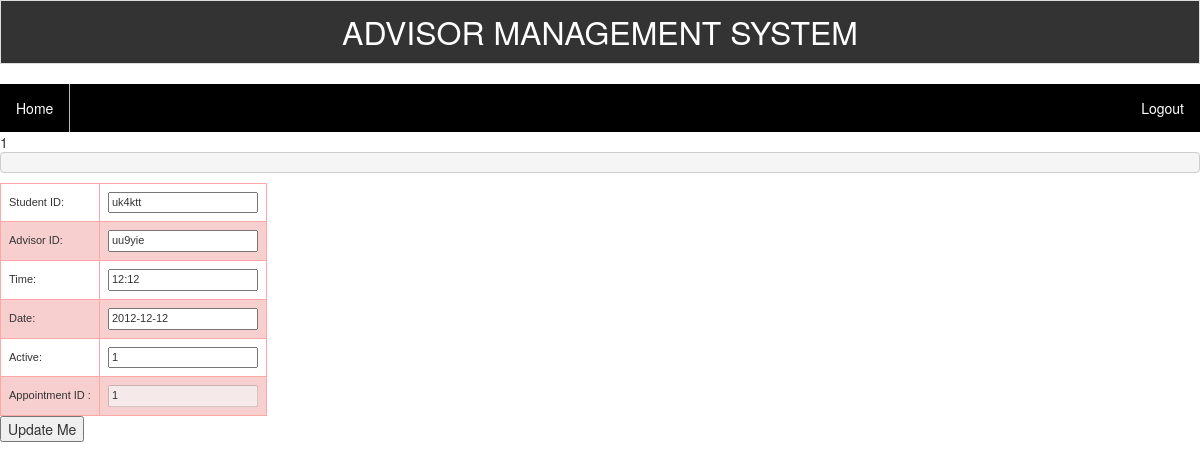
Screenshot of /updateThisAppt.php?ano=1 with the database file from the repository.
### tables this page shows
CREATE TABLE `appt` (
  `ano` int(11) NOT NULL,
  `astudent` varchar(120) NOT NULL,
  `aadvisor` varchar(120) NOT NULL,
  `atime` varchar(11) NOT NULL,
  `ashow` int(1) NOT NULL DEFAULT '0',
  `adate` date NOT NULL,
  `flag` int(10) NOT NULL DEFAULT '0'
);

### db-settings.php (called while the page is built, shortened)
<?php
	$db_table_prefix = "";
?>

### functions.php (called while the page is built, shortened)
<?php
function fetchThisApp($ano)
{
    global $mysqli,$db_table_prefix;
    $stmt = $mysqli->prepare(
        "SELECT
		ano,
		astudent,
		aadvisor,
		atime,
		adate,
		ashow
		FROM ".$db_table_prefix."appt
		where ano = ?
    LIMIT 1"
    );
    $stmt->bind_param("s", $ano);
    $stmt->execute();
    $stmt->bind_result($ano, $astudent, $aadvisor,  $atime, $adate,$ashow);
    $stmt->execute();
    while($stmt->fetch()){
        $row[] = array(
            'ano' => $ano,
            'astudent' => $astudent,
            'aadvisor' => $aadvisor,
            'atime' => $atime,
            'adate' => $adate,
            'ashow' => $ashow
        );
    }
    return ($row);
}

### updateThisAppt.php (the view, shortened to what this page needs)
<?php
require_once("headermenu.php");
echo "
<body>
<div id='left-nav'>";
echo "
</div>
</body>
</html>";
$thisUserID = $_GET['ano'];
$foundUser = fetchThisApp($thisUserID);
echo "<pre>";
echo "</pre>";
?>
<html>
<head>
</head>
<body>
<form name="getUserDetails" method="post" action="processUpdateApp.php">
<table class="table-style-three">
  <?php foreach ($foundUser as $details) { ?>
  <tr><td>Student ID:</td>      <td><input type="text" name="astudent" value="<?php print $details['astudent']; ?>"></td></tr>
  <tr><td>Advisor ID:</td>       <td><input type="text" name="aadvisor" value="<?php print $details['aadvisor']; ?>"></td></tr>
  <tr><td>Time:</td>  <td><input type="text" name="atime" value="<?php print $details['atime']; ?>"></td></tr>
  <tr><td>Date:</td>          <td><input type="text" name="adate" value="<?php print $details['adate']; ?>"></td></tr>
  <tr><td>Active:</td>            <td><input type="text" name="ashow" value="<?php print $details['ashow']; ?>"></td></tr>
    <tr><td>Appointment ID : </td>      <td><input type="text" name="useriddisabled" value="<?php print $details['ano'];?>" disabled></td></tr>
  <?php } ?>
</table>
  <input type="submit" name="submit" value="Update Me">
</form>
</body>
</html>

### updateThisAppt.php (style rules this page uses)
table.table-style-three { font-family: verdana, arial, sans-serif; font-size: 11px; color: #333333; border-width: 1px; border-color: #3A3A3A; border-collapse: collapse; }
table.table-style-three tr:nth-child(even) td { background-color: #F7CFCF; }
table.table-style-three td { border-width: 1px; padding: 8px; border-style: solid; border-color: #FFA6A6; background-color: #ffffff; }

### rows the page displays
appt: astudent "uk4ktt", aadvisor "uu9yie", atime "12:12", adate "2012-12-12", ashow "1", useriddisabled "1"
